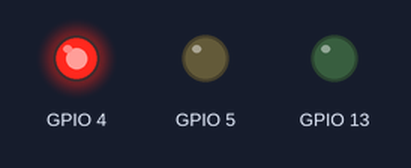
Bench run of a sketch on a simulated ESP32. Shown: output pins drawn as LEDs (lit = HIGH).

Above: at 5.0 s.
At 18.0 s:
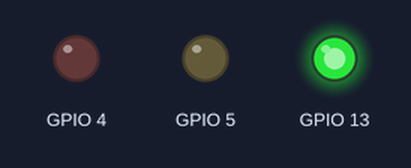
At 24.5 s:
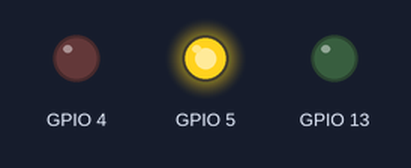
Timing chart, 0 to 33.8 s (numbered marks = the images above):
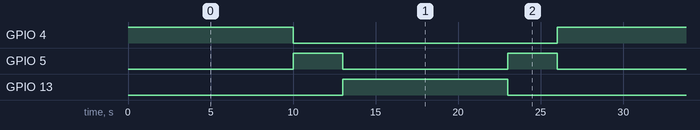

The sketch:

sketch.ino
```cpp
void setup()
{
  pinMode(4,OUTPUT);
  pinMode(5, OUTPUT);
  pinMode(13, OUTPUT);
}
void loop()
{
  digitalWrite(4, HIGH);
  digitalWrite(5, LOW);
  digitalWrite(13, LOW);
  delay(10000);
  digitalWrite(5, HIGH);
  digitalWrite(4, LOW);
  digitalWrite(13, LOW);
  delay(3000);
  digitalWrite(13, HIGH);
  digitalWrite(4, LOW);
  digitalWrite(5, LOW);
  delay(10000);
  digitalWrite(5, HIGH);
  digitalWrite(4, LOW);
  digitalWrite(13, LOW);
  delay(3000);
}
```

Measured:
- by itself, GPIO 4, GPIO 13: alternates HIGH for 10.0 s and LOW for 16.0 s
- by itself, GPIO 5: alternates HIGH for 3.0 s and LOW for 10.0 s
- by itself, everything shown: repeats every 26.0 s, in 4 steps
